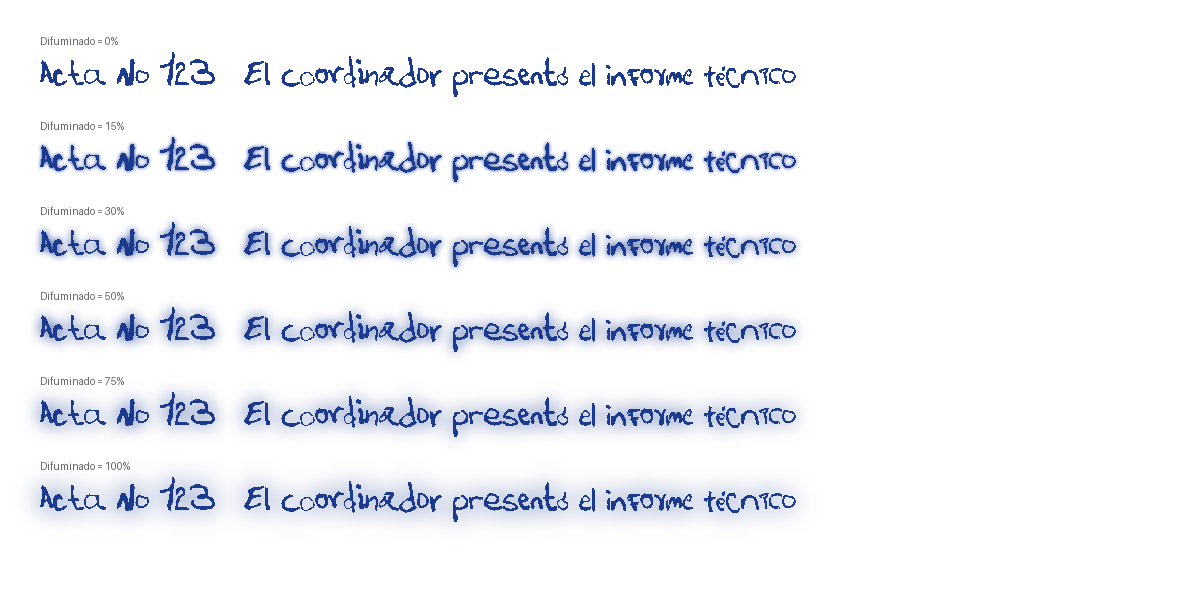

The Python source for this figure:
import json, os, random, re
from PIL import Image, ImageDraw, ImageChops, ImageFilter

ROOT = os.path.dirname(os.path.dirname(os.path.abspath(__file__)))
BANK = json.load(open(os.path.join(ROOT, "glyphs-vector.json"), encoding="utf-8"))
G = BANK["glyphs"]
EM = BANK["units"]["em"]
BASE = BANK["units"]["base"]

SUB = re.compile(r"M([^MZ]+)Z")

def points(path):
    for m in SUB.finditer(path):
        yield [tuple(float(v) for v in pair.split())
               for pair in m.group(1).split("L") if pair.strip()]

class Bag:
    def __init__(self, seed=7):
        self.q, self.last, self.rnd = {}, {}, random.Random(seed)

    def pick(self, ch):
        n = len(G[ch])
        if n == 1: return 0
        q = self.q.get(ch)
        if not q:
            q = list(range(n)); self.rnd.shuffle(q)
            if q[-1] == self.last.get(ch) and n > 1:
                q[0], q[-1] = q[-1], q[0]
            self.q[ch] = q
        i = q.pop()
        self.last[ch] = i
        return i

def draw_handwriting(canvas, text, x, baseline, size, bag, softness=0.0,
                     rgb=(26, 58, 143), jitter=0.5, rnd=None):
    s = size / EM
    pen = float(x)
    W, H = canvas.size
    bearing = 3.5
    wordgap = 28.0

    # Draw sharp mask
    mask = Image.new("L", (W, H), 0)
    for ch in text:
        if ch == " ":
            pen += wordgap * s
            continue
        if ch not in G:
            pen += 20 * s
            continue
        v = G[ch][bag.pick(ch)]
        dy = (rnd.uniform(-1, 1) * jitter * s * 0.9) if (rnd and jitter) else 0.0
        char_mask = Image.new("1", (W, H), 0)
        for poly in points(v["p"]):
            if len(poly) < 3: continue
            layer = Image.new("1", (W, H), 0)
            ImageDraw.Draw(layer).polygon(
                [(pen + px * s, baseline + (py - BASE) * s + dy) for px, py in poly], fill=1)
            char_mask = ImageChops.logical_xor(char_mask, layer)
        # add to mask
        char_mask_L = char_mask.convert("L")
        mask = ImageChops.lighter(mask, char_mask_L)
        pen += (v["w"] + bearing) * s

    if softness > 0:
        # Simulate the shadow blur around the stroke
        blur_radius = size * softness * 0.35
        blurred = mask.filter(ImageFilter.GaussianBlur(blur_radius))
        # combine core mask + blurred halo
        combined_alpha = ImageChops.lighter(mask, blurred)
        ink_layer = Image.new("RGBA", (W, H), rgb + (255,))
        canvas.paste(ink_layer, (0, 0), combined_alpha)
    else:
        ink_layer = Image.new("RGBA", (W, H), rgb + (255,))
        canvas.paste(ink_layer, (0, 0), mask)

    return pen

def test_sheet():
    W = 1200
    H = 600
    img = Image.new("RGBA", (W, H), (255, 255, 255, 255))
    softness_levels = [0.0, 0.15, 0.30, 0.50, 0.75, 1.0]
    
    y = 60
    d = ImageDraw.Draw(img)
    for soft in softness_levels:
        d.text((40, y - 25), f"Difuminado = {int(soft*100)}%", fill=(100, 100, 100))
        bag, rnd = Bag(42), random.Random(42)
        draw_handwriting(img, "Acta No 123 - El coordinador presentó el informe técnico", 40, y + 25, 34, bag, softness=soft, rnd=rnd)
        y += 85
        
    out_path = os.path.join(ROOT, "tools", "proof_softness.png")
    img.save(out_path)
    print(f"Generated {out_path}")

if __name__ == "__main__":
    test_sheet()
